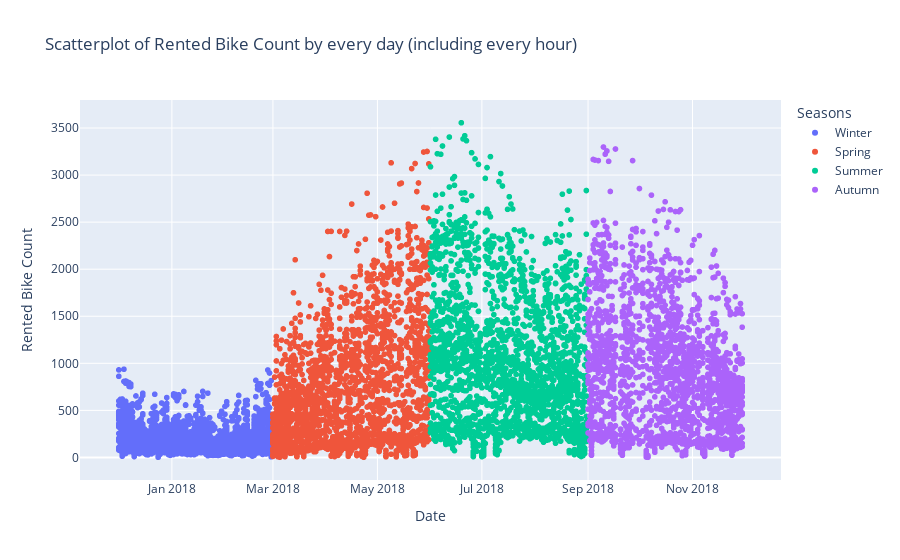

The cell this chart's notebook holds for it:
### Markdown cell above
##### Seasonal plots

### Code cell
#Title
fig = px.scatter(df.sort_values(by="Date"),x="Date",y="Rented Bike Count",color="Seasons",
                 title="Scatterplot of Rented Bike Count by every day (including every hour)")
fig.show()

### Figure 1 — Plotly figure (JSON) as saved in the notebook; plotly's stock layout.template omitted (floating-point values rounded to 4 significant figures; data arrays with more than 128 entries replaced by an {"elided": "..."} marker saying what was removed)
{"data": [{"hovertemplate": "Seasons=Winter<br>Date=%{x}<br>Rented Bike Count=%{y}<extra></extra>", "legendgroup": "Winter", "marker": {"color": "#636efa", "symbol": "circle"}, "mode": "markers", "name": "Winter", "showlegend": true, "type": "scattergl", "x": {"elided": "2160 str values"}, "xaxis": "x", "y": {"elided": "2160 int values"}, "yaxis": "y"}, {"hovertemplate": "Seasons=Spring<br>Date=%{x}<br>Rented Bike Count=%{y}<extra></extra>", "legendgroup": "Spring", "marker": {"color": "#EF553B", "symbol": "circle"}, "mode": "markers", "name": "Spring", "showlegend": true, "type": "scattergl", "x": {"elided": "2160 str values"}, "xaxis": "x", "y": {"elided": "2160 int values"}, "yaxis": "y"}, {"hovertemplate": "Seasons=Summer<br>Date=%{x}<br>Rented Bike Count=%{y}<extra></extra>", "legendgroup": "Summer", "marker": {"color": "#00cc96", "symbol": "circle"}, "mode": "markers", "name": "Summer", "showlegend": true, "type": "scattergl", "x": {"elided": "2208 str values"}, "xaxis": "x", "y": {"elided": "2208 int values"}, "yaxis": "y"}, {"hovertemplate": "Seasons=Autumn<br>Date=%{x}<br>Rented Bike Count=%{y}<extra></extra>", "legendgroup": "Autumn", "marker": {"color": "#ab63fa", "symbol": "circle"}, "mode": "markers", "name": "Autumn", "showlegend": true, "type": "scattergl", "x": {"elided": "1937 str values"}, "xaxis": "x", "y": {"elided": "1937 int values"}, "yaxis": "y"}], "layout": {"legend": {"title": {"text": "Seasons"}, "tracegroupgap": 0}, "title": {"text": "Scatterplot of Rented Bike Count by every day (including every hour)"}, "xaxis": {"anchor": "y", "domain": [0, 1], "title": {"text": "Date"}}, "yaxis": {"anchor": "x", "domain": [0, 1], "title": {"text": "Rented Bike Count"}}}}
